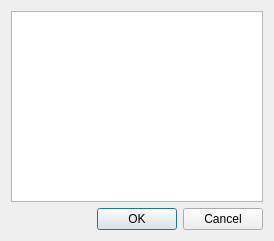
<?xml version="1.0" encoding="UTF-8"?>
<ui version="4.0">
 <class>NoteEditDialog</class>
 <widget class="QDialog" name="NoteEditDialog">
  <property name="geometry">
   <rect>
    <x>0</x>
    <y>0</y>
    <width>274</width>
    <height>241</height>
   </rect>
  </property>
  <property name="windowTitle">
   <string>Note</string>
  </property>
  <property name="locale">
   <locale language="English" country="UnitedStates"/>
  </property>
  <property name="modal">
   <bool>true</bool>
  </property>
  <layout class="QVBoxLayout" name="verticalLayout">
   <item>
    <widget class="QPlainTextEdit" name="plainTextEdit"/>
   </item>
   <item>
    <widget class="QDialogButtonBox" name="buttonBox">
     <property name="orientation">
      <enum>Qt::Horizontal</enum>
     </property>
     <property name="standardButtons">
      <set>QDialogButtonBox::Cancel|QDialogButtonBox::Ok</set>
     </property>
    </widget>
   </item>
  </layout>
 </widget>
 <resources/>
 <connections>
  <connection>
   <sender>buttonBox</sender>
   <signal>accepted()</signal>
   <receiver>NoteEditDialog</receiver>
   <slot>accept()</slot>
   <hints>
    <hint type="sourcelabel">
     <x>248</x>
     <y>254</y>
    </hint>
    <hint type="destinationlabel">
     <x>157</x>
     <y>274</y>
    </hint>
   </hints>
  </connection>
  <connection>
   <sender>buttonBox</sender>
   <signal>rejected()</signal>
   <receiver>NoteEditDialog</receiver>
   <slot>reject()</slot>
   <hints>
    <hint type="sourcelabel">
     <x>316</x>
     <y>260</y>
    </hint>
    <hint type="destinationlabel">
     <x>286</x>
     <y>274</y>
    </hint>
   </hints>
  </connection>
 </connections>
</ui>
